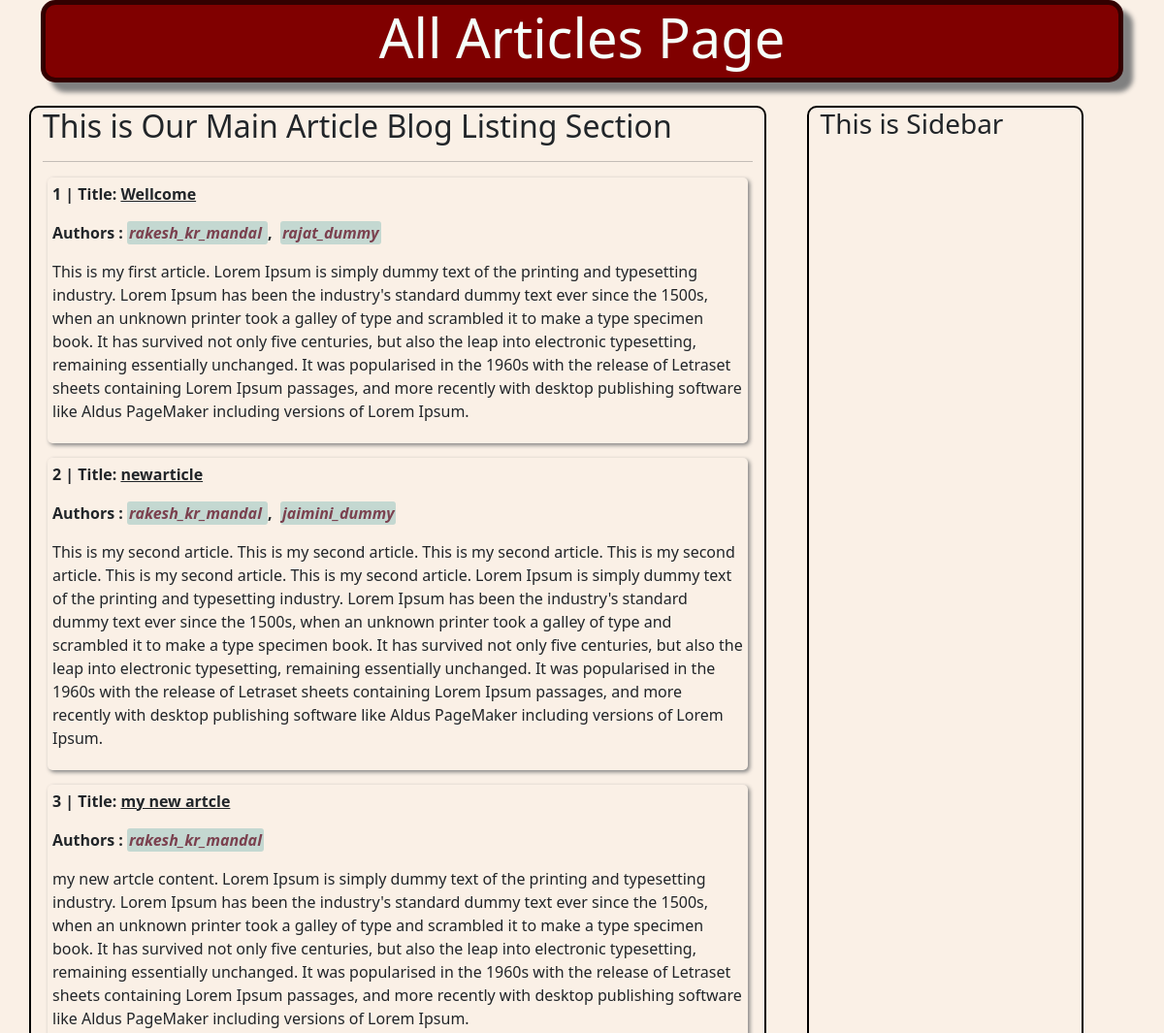
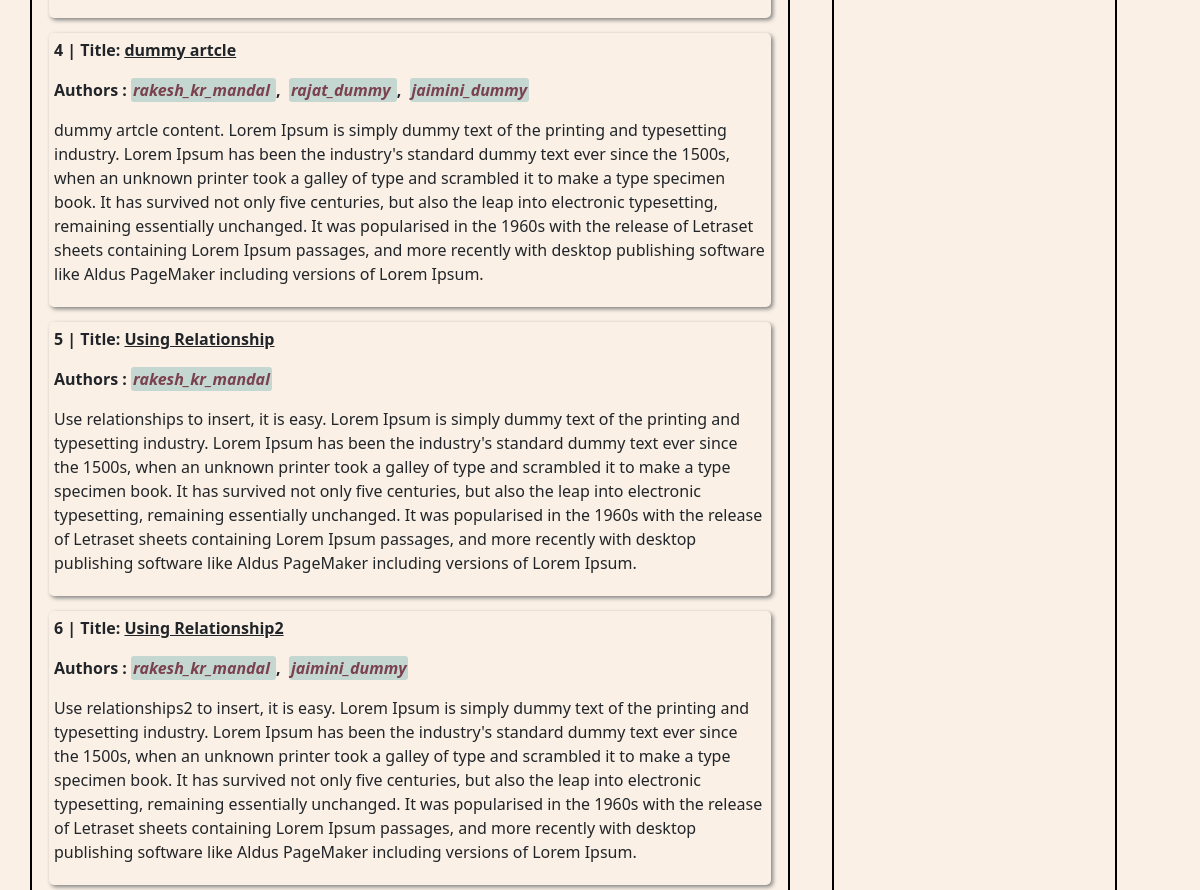
The page / on the database its author committed (2 pictures, top to bottom).
### application/models.py (models this page shows)
class Article(db.Model):
    __tablename__ = 'article'
    article_id = db.Column(db.Integer, autoincrement=True, primary_key=True)
    title = db.Column(db.String)
    content = db.Column(db.String)
    authors = db.relationship("User", secondary="article_authors") #for many-to-many reln

class User(db.Model):
    __tablename__ = 'user'
    user_id = db.Column(db.Integer, autoincrement=True, primary_key=True)
    username = db.Column(db.String, unique=True)
    email = db.Column(db.String, unique=True)

### application/controllers.py (the view)
@app.route('/', methods=['GET', 'POST'])
def articles():
    articles = Article.query.all()
    v = render_template("articles.html", articles=articles)
    return v

### templates/articles.html (shortened to what this page needs)
<!DOCTYPE html>
<html>
<head>
    <link href="https://cdn.jsdelivr.net/npm/bootstrap@5.1.3/dist/css/bootstrap.min.css" rel="stylesheet">
</head>
<body>
    <div class="container">
        <div class="jumbotron">
            <h1 class="display-4"> All Articles Page </h1>
        </div>
        <br>
        <div class="row">
            <div class="col-md-8">
                <h2> This is Our Main Article Blog Listing Section </h2> <hr>
                {% for article in articles %}
                    <div id="articlebox">
                        <p>
                            <b>{{ article["article_id"] }} | Title: <u>{{ article["title"] }}</u> </b>
                        </p>
                        <p>
                            <b>Authors : </b>
                            {% for author in article["authors"] %}
                                <span id="authbox"> <i><b><a href='/article_by/{{author["username"]}}'>{{ author["username"] }}</a></b></i> </span>
                                {% if not loop.last %}
                                    <b>,</b>&nbsp;
                                {% endif %}
                            {% endfor %}
                        </p>
                        <p> {{ article["content"] }} </p>
                    </div>
                {% endfor %}
                <br>
            </div>
            <div class="col-md-3">
                <h3>This is Sidebar </h3>
            </div>
        </div>
    </div>
</body>
</html>

### templates/articles.html (style rules this page uses)
body { background-color: #C6B397; background-color: linen; }
.display-4 { text-align: center; color: mintcream; }
.jumbotron { border-radius: 15px; background-color: maroon; border: 5px solid #330000; box-shadow: 10px 10px 5px grey; }
.row > div { border-radius: 10px; border: 2px solid black; }
a { text-decoration: none; color: inherit; }
#articlebox { border-radius: 5px; margin: 15px 5px; padding: 5px; box-shadow: 2px 2px 4px grey; }
#authbox { border-radius: 3px; padding: 1px 2px; background-color: #c4d8d1; color: #7B414F; }

### rows shown on the page
Article: article_id "1", title "Wellcome", content "This is my first article. Lorem Ipsum is simply dummy text of the printing and typesetting industry. Lorem Ipsum has been the industry's standard dummy text ever since the 1500s, when an unknown printer took a galley of type and scrambled it to make a type specimen book. It has survived not only five centuries, but also the leap into electronic typesetting, remaining essentially unchanged. It was popularised in the 1960s with the release of Letraset sheets containing Lorem Ipsum passages, and more recently with desktop publishing software like Aldus PageMaker including versions of Lorem Ipsum."
User: username "rakesh_kr_mandal"
User: username "rajat_dummy"
Article: article_id "2", title "newarticle", content "This is my second article. This is my second article. This is my second article. This is my second article. This is my second article. This is my second article. Lorem Ipsum is simply dummy text of the printing and typesetting industry. Lorem Ipsum has been the industry's standard dummy text ever since the 1500s, when an unknown printer took a galley of type and scrambled it to make a type specimen book. It has survived not only five centuries, but also the leap into electronic typesetting, remaining essentially unchanged. It was popularised in the 1960s with the release of Letraset sheets containing Lorem Ipsum passages, and more recently with desktop publishing software like Aldus…"
User: username "jaimini_dummy"
Article: article_id "3", title "my new artcle", content "my new artcle content. Lorem Ipsum is simply dummy text of the printing and typesetting industry. Lorem Ipsum has been the industry's standard dummy text ever since the 1500s, when an unknown printer took a galley of type and scrambled it to make a type specimen book. It has survived not only five centuries, but also the leap into electronic typesetting, remaining essentially unchanged. It was popularised in the 1960s with the release of Letraset sheets containing Lorem Ipsum passages, and more recently with desktop publishing software like Aldus PageMaker including versions of Lorem Ipsum."
Article: article_id "4", title "dummy artcle", content "dummy artcle content. Lorem Ipsum is simply dummy text of the printing and typesetting industry. Lorem Ipsum has been the industry's standard dummy text ever since the 1500s, when an unknown printer took a galley of type and scrambled it to make a type specimen book. It has survived not only five centuries, but also the leap into electronic typesetting, remaining essentially unchanged. It was popularised in the 1960s with the release of Letraset sheets containing Lorem Ipsum passages, and more recently with desktop publishing software like Aldus PageMaker including versions of Lorem Ipsum."
Article: article_id "5", title "Using Relationship", content "Use relationships to insert, it is easy. Lorem Ipsum is simply dummy text of the printing and typesetting industry. Lorem Ipsum has been the industry's standard dummy text ever since the 1500s, when an unknown printer took a galley of type and scrambled it to make a type specimen book. It has survived not only five centuries, but also the leap into electronic typesetting, remaining essentially unchanged. It was popularised in the 1960s with the release of Letraset sheets containing Lorem Ipsum passages, and more recently with desktop publishing software like Aldus PageMaker including versions of Lorem Ipsum."
Article: article_id "6", title "Using Relationship2", content "Use relationships2 to insert, it is easy. Lorem Ipsum is simply dummy text of the printing and typesetting industry. Lorem Ipsum has been the industry's standard dummy text ever since the 1500s, when an unknown printer took a galley of type and scrambled it to make a type specimen book. It has survived not only five centuries, but also the leap into electronic typesetting, remaining essentially unchanged. It was popularised in the 1960s with the release of Letraset sheets containing Lorem Ipsum passages, and more recently with desktop publishing software like Aldus PageMaker including versions of Lorem Ipsum."
